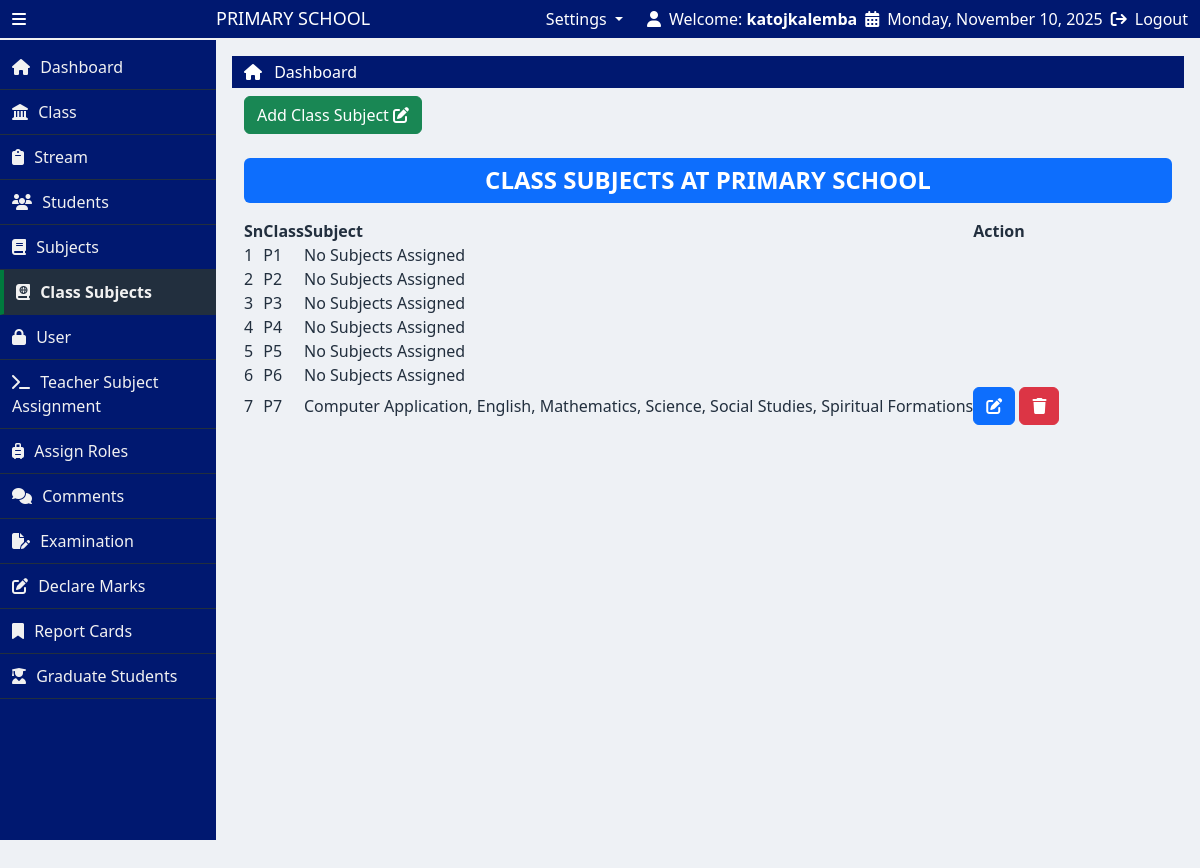
The page /class_subjects.php (signed in) on the database as committed earlier.
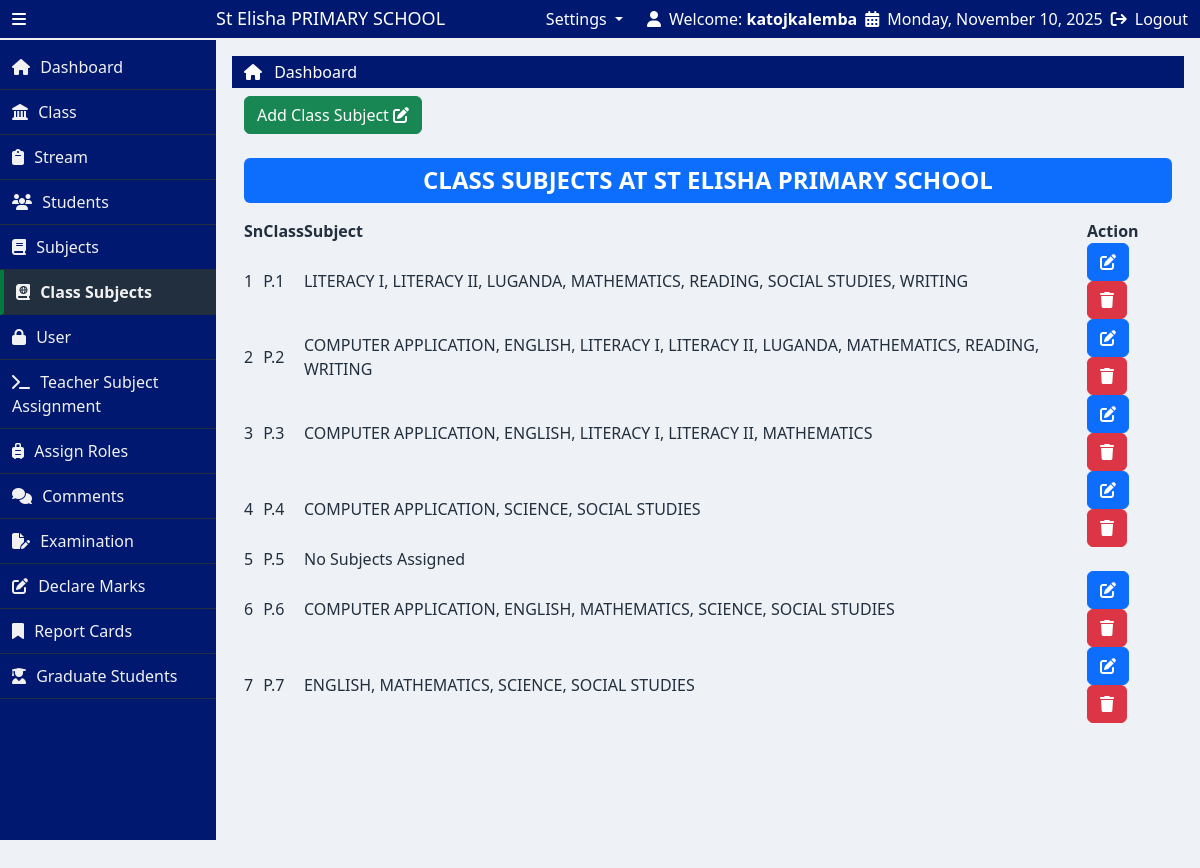
The same page on the database as committed later.
### tables this page shows
CREATE TABLE `classes` (
  `id` int(11) NOT NULL,
  `class_name` varchar(255) DEFAULT NULL,
  `prefix` varchar(255) DEFAULT NULL,
  `LEVEL` varchar(255) DEFAULT NULL
);

CREATE TABLE `school_profile` (
  `profile_id` int(11) NOT NULL,
  `school_name` varchar(255) DEFAULT NULL,
  `address` varchar(255) DEFAULT NULL,
  `phone_1` varchar(255) DEFAULT NULL,
  `phone_2` int(11) DEFAULT NULL,
  `email` varchar(255) DEFAULT NULL,
  `motto` varchar(255) DEFAULT NULL,
  `profile_image` varchar(255) DEFAULT NULL
);

### class_subjects.php (the view, shortened to what this page needs)
<?php include("partials/header.php"); ?>
<div class="container-fluid">
    <div class="row g-0 my-2">
        <div class="col-lg-4 col-md-4 col-sm-12">
            <a href="<?php echo SITEURL ?>addClass_subject.php" class="btn text-capitalize text-white btn-success fs-6">
                add class subject
                <i class="fa-solid fa-pen-to-square"></i>
            </a>
        </div>
        <h4 class="text-uppercase fw-bold text-center mb-3 bg-primary text-white py-2 rounded">CLASS SUBJECTS AT <?php echo htmlspecialchars($school_name); ?> PRIMARY SCHOOL</h4>
        <div class="col-lg-12">
            <table id="example" class="display">
                <thead>
                    <tr>
                        <th>Sn</th>
                        <th>Class</th>
                        <th>Subject</th>
                        <th>Action</th>
                    </tr>
                </thead>
                <tbody>
                     <?php
                        $sql = "SELECT
                                    c.id as class_id,
                                    c.class_name AS full_class_name,
                                    CASE c.class_name
                                        WHEN 'Primary One' THEN 'P.1'
                                        WHEN 'Primary Two' THEN 'P.2'
                                        WHEN 'Primary Three' THEN 'P.3'
                                        WHEN 'Primary Four' THEN 'P.4'
                                        WHEN 'Primary Five' THEN 'P.5'
                                        WHEN 'Primary Six' THEN 'P.6'
                                        WHEN 'Primary Seven' THEN 'P.7'
                                        ELSE c.class_name
                                    END AS className,
                                    GROUP_CONCAT(s.subject_name ORDER BY s.subject_name ASC SEPARATOR ', ') AS subjects,
                                    GROUP_CONCAT(cs.id ORDER BY s.subject_name ASC SEPARATOR ',') AS subject_ids
                                FROM classes c
                                LEFT JOIN class_subjects cs ON c.id = cs.class_id
                                LEFT JOIN subjects s ON s.subject_id = cs.subject_id
                                GROUP BY c.id, c.class_name
                                ORDER BY FIELD(c.class_name,
                                    'Primary One',
                                    'Primary Two',
                                    'Primary Three',
                                    'Primary Four',
                                    'Primary Five',
                                    'Primary Six',
                                    'Primary Seven')";
                        $res = mysqli_query($conn, $sql);
                        if($res && mysqli_num_rows($res) > 0){
                            $sn=1;
                            while($row = mysqli_fetch_assoc($res)){
                                $class_name = $row['className'];
                                $subjects = $row['subjects'] ? $row['subjects'] : 'No subjects assigned';
                                $subject_ids = $row['subject_ids'];
                                ?>
                                <tr>
                                    <td><?php echo $sn++ ?></td>
                                    <td class="text-uppercase"><?php echo $class_name ?></td>
                                    <td class="text-capitalize"><?php echo $subjects ?></td>
                                    <td>
                                        <?php if($subject_ids) { ?>
                                            <a href="<?php echo SITEURL ?>edit_classSubjects.php?class_id=<?php echo $row['class_id'] ?>" class="btn btn-primary"><i class="fa-solid fa-pen-to-square"></i></a>
                                            <a href="<?php echo SITEURL ?>delete_classSubject.php?class_id=<?php echo $row['class_id'] ?>" class="btn btn-danger" onclick="return confirm('Do you want to delete all subjects for this class?')"><i class="fa-solid fa-trash"></i></a>
                                        <?php } ?>
                                    </td>
                                </tr>
                                <?php
                            }
                        }
                     ?>
                </tbody>
            </table>
        </div>
    </div>
</div>
<?php include("partials/footer.php") ?>

### partials/header.php (shortened to what this page needs)
<?php
  include("NotLoggedin.php");
  function isActive($page) {
      $currentPage = basename($_SERVER['PHP_SELF']);
      return $currentPage === $page ? 'active-link' : '';
  }
?>
<!doctype html>
<html lang="en">
  <head>
    <link href="https://cdn.jsdelivr.net/npm/bootstrap@5.2.3/dist/css/bootstrap.min.css" rel="stylesheet">
    <link rel="stylesheet" href="https://cdn.datatables.net/2.3.3/css/dataTables.dataTables.css">
    <link rel="stylesheet" href="https://cdnjs.cloudflare.com/ajax/libs/toastr.js/latest/toastr.min.css">
    <link rel="stylesheet" href="css/style.css">
  </head>
  <body>
    <main>
      <div class="container-fluid">
        <div class="row align-items-center py-2">
          <div class="col-lg-3 d-flex align-items-center gap-3 top-left">
            <i class="fa-solid fa-bars icon-bar" id="icon"></i>
            <h3 class="text-capitalize name mb-0" id="name">
              <?php
                $school_profile = "SELECT * FROM school_profile";
                $execute = mysqli_query($conn, $school_profile);
                $row = mysqli_fetch_assoc($execute);
                $school_name = $row['school_name'];
              ?>
              <?php echo $school_name ?> PRIMARY SCHOOL
            </h3>
          </div>
          <div class="col-lg-9 d-flex justify-content-end gap-4 top-right">
            <?php if(isset($_SESSION["role"]) && $_SESSION['role']==="admin"): ?>
              <li class="nav-item dropdown" style="list-style: none;">
                <a class="nav-link dropdown-toggle" href="#" role="button" data-bs-toggle="dropdown" aria-expanded="false">
                  Settings
                </a>
              </li>
            <?php endif ?>
            <div class="d-flex align-items-center gap-2 sect_1">
              <i class="fa-solid fa-user"></i>
              <span>Welcome: <strong><?php echo htmlspecialchars($_SESSION['username']); ?></strong></span>
            <div class="d-flex align-items-center gap-2">
              <i class="fa-solid fa-calendar-days"></i>
              <span><?php echo date('l, F j, Y'); ?></span>
            </div>
            <div class="d-flex align-items-center gap-2">
              <i class="fa-solid fa-arrow-right-from-bracket"></i>
              <a href="logout.php" class="text-decoration-none text-white">Logout</a>
            </div>
          </div>
        </div>
      </div>
    </main>
    <div class="container-fluid p-0">
      <div class="row g-0">
        <div class="left-bar" id="left-bar">
          <a href="<?php echo SITEURL ?>" class="lists gap-3 <?php echo isActive('index.php'); ?>">
            <i class="fa-solid fa-house"></i>
            <span class="text-capitalize side-text">dashboard</span>
          </a>
          <?php if (isset($_SESSION['role']) && $_SESSION['role'] === 'admin'): ?>
            <a href="<?php echo SITEURL ?>class.php" class="<?php echo isActive('class.php'); ?>">
              <i class="fa-solid fa-landmark"></i>
              <span class="text-capitalize side-text">class</span>
            </a>
            <a href="<?php echo SITEURL ?>streams.php" class="<?php echo isActive('streams.php'); ?>">
              <i class="fa-solid fa-clipboard"></i>
              <span class="text-capitalize side-text">stream</span>
            </a>
            <a href="<?php echo SITEURL ?>students.php" class="<?php echo isActive('students.php'); ?>">
              <i class="fa-solid fa-users"></i>
              <span class="text-capitalize side-text">students</span>
            </a>
            <a href="<?php echo SITEURL ?>subject.php" class="<?php echo isActive('subject.php'); ?>">
              <i class="fa-solid fa-book"></i>
              <span class="text-capitalize side-text">subjects</span>
            </a>
            <a href="<?php echo SITEURL ?>class_subjects.php" class="<?php echo isActive('class_subjects.php'); ?>">
              <i class="fa-solid fa-book-atlas"></i>
              <span class="text-capitalize side-text">class subjects</span>
            </a>
            <a href="<?php echo SITEURL ?>users.php" class="<?php echo isActive('users.php'); ?>">
              <i class="fa-solid fa-lock"></i>
              <span class="text-capitalize side-text">user</span>
            </a>
            <a href="<?php echo SITEURL ?>teacherSubject.php" class="<?php echo isActive('teacherSubject.php'); ?>">
              <i class="fa-solid fa-terminal"></i>
              <span class="text-capitalize side-text">Teacher subject assignment</span>
            </a>
            <a href="<?php echo SITEURL ?>assign_roles.php" class="<?php echo isActive('assign_roles.php'); ?>">
              <i class="fa-solid fa-suitcase-rolling"></i>
              <span class="text-capitalize side-text">assign roles</span>
            </a>
          <?php endif; ?>
          <a href="<?php
                  echo SITEURL;
                  echo $_SESSION['role'] === 'admin' ? 'select_class_stream.php' : 'selectcomment_exam.php';
                ?>"
            class="<?php echo isActive($_SESSION['role'] === 'admin' ? 'select_class_stream.php' : 'selectcomment_exam.php'); ?>">
              <i class="fa-solid fa-comments"></i>
              <span class="text-capitalize side-text">comments</span>
          </a>
          <a href="<?php echo SITEURL ?>examination.php" class="<?php echo isActive('examination.php'); ?>">
            <i class="fa-solid fa-file-pen"></i>
            <span class="text-capitalize side-text">examination</span>
          </a>
          <a href="<?php echo SITEURL ?>addScore.php" class="<?php echo isActive('addScore.php'); ?>">
            <i class="fa-solid fa-pen-to-square"></i>
            <span class="text-capitalize side-text">declare marks</span>
          </a>
          <a href="<?php echo SITEURL ?>reports.php" class="<?php echo isActive('reports.php'); ?>">
            <i class="fa-solid fa-bookmark"></i>
            <span class="text-capitalize side-text">report cards</span>
          </a>
          <?php if (isset($_SESSION['role']) && $_SESSION['role'] === 'admin'): ?>
            <a onclick="return confirm('Do you want to graduate P.7 students?')" href="<?php echo SITEURL ?>graduate_students.php" class="<?php echo isActive('graduate_students.php'); ?>">
              <i class="fa-solid fa-user-graduate"></i>
              <span class="text-capitalize side-text">Graduate Students</span>
            </a>
          <?php endif ?>
        </div>
        <div class="right-bar" id="right-bar">
          <div class="container-fluid pt-1 pb-1" style="background-color: #001870;">
            <ul class="list-unstyled mb-0 dashboard">
              <li>
                <i class="fa-solid fa-house" style="color: #fff;"></i>
                <a href="<?php echo SITEURL ?>" class="text-capitalize text-white ms-2 text-decoration-none">Dashboard</a>
              </li>
            </ul>
          </div>

### partials/footer.php (shortened to what this page needs)
        </div>
      </div>
    </div>
  </body>
</html>

### css/style.css (style rules this page uses)
:root { --primary-color: #001870; --secondary-color: #0095486c; --tertiary-color: #430d0d; --border-color: #f1f1f1; --background-color: #222f3e; --hover-color: #007a3d; --backgroundColor: #EEF1F5; }
* { padding: 0; margin: 0; box-sizing: border-box; }
body { background-color: var(--backgroundColor); }
.icon-bar { cursor: pointer; }
main { width: 100%; color: #fff; background-color: var(--primary-color); height: 40px; border-bottom: 2px solid var(--border-color); display: flex; align-items: center; position: fixed; left: 0; top: 0; z-index: 1; }
.name { font-size: 18px; position: absolute; left: 18%; transition: all 1s; }
.left-bar { height: auto; width: 18%; background-color: var(--primary-color); transition: width 0.3s ease; padding-top: 5px; overflow-y: auto; margin-top: 40px; overflow-y: hidden; }
.left-bar .side-text { color: var(--border-color); }
.left-bar a { display: block; padding: 10px 12px; width: 100%; box-sizing: border-box; color: var(--border-color); text-decoration: none; transition: background-color 0.3s ease; border-bottom: 1px solid var(--background-color) ; }
.left-bar a.active-link { background-color: var(--background-color); font-weight: bold; border-left: 4px solid var(--hover-color); width: 100%; }
.left-bar span { padding-left: 6px; }
.right-bar { margin-top: 40px; height: 100vh; width: 82%; transition: all 1s; padding: 16px; }
table th, table td { color: var(--background-color); }

Rows that differ between the two databases and show on the page:
removed classes: class_name "P2", subjects "No Subjects Assigned"
removed classes: class_name "P3", subjects "No Subjects Assigned"
removed classes: class_name "P4", subjects "No Subjects Assigned"
removed classes: class_name "P5", subjects "No Subjects Assigned"
removed classes: class_name "P6", subjects "No Subjects Assigned"
removed classes: class_name "P7", subjects "Computer Application, English, Mathematics, Science, Social Studies, Spiritual Formations"
added school_profile: school_name "St Elisha", school_name "ST ELISHA"
changed classes (number 1 of 7 on the later page): class_name "P1" → "P.1"; subjects "No Subjects Assigned" → "LITERACY I, LITERACY II, LUGANDA, MATHEMATICS, READING, SOCIAL STUDIES, WRITING"
added classes: class_name "P.2", subjects "COMPUTER APPLICATION, ENGLISH, LITERACY I, LITERACY II, LUGANDA, MATHEMATICS, READING, WRITING"
added classes: class_name "P.3", subjects "COMPUTER APPLICATION, ENGLISH, LITERACY I, LITERACY II, MATHEMATICS"
added classes: class_name "P.4", subjects "COMPUTER APPLICATION, SCIENCE, SOCIAL STUDIES"
added classes: class_name "P.5", subjects "No Subjects Assigned"
added classes: class_name "P.6", subjects "COMPUTER APPLICATION, ENGLISH, MATHEMATICS, SCIENCE, SOCIAL STUDIES"
added classes: class_name "P.7", subjects "ENGLISH, MATHEMATICS, SCIENCE, SOCIAL STUDIES"
